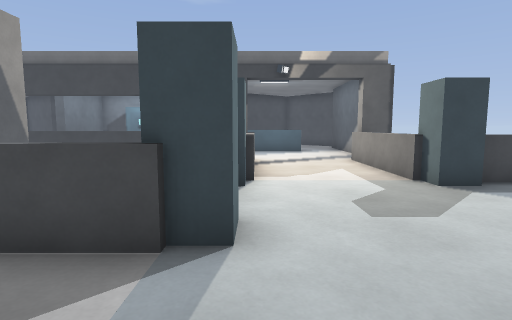
[1] (above)

22 first-person views from a walk through a level from a Godot 3-D game. The camera is 1.2 m above the floor, tilts 6° down and sees 80° across. The floor is counted in squares, 1 m on a side. Each view is taken from the middle of a square. On the plan, view 1 faces up. The plan holds only what a view shows up to about 13 squares ahead; the rest is blank. The place goes on beyond the plan.

[2]
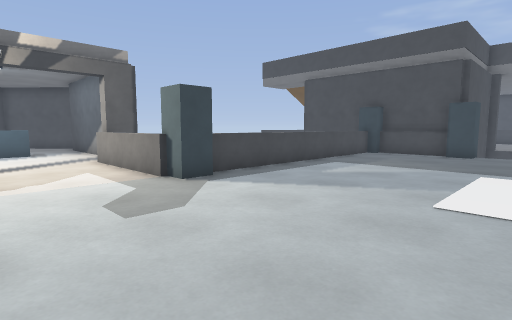

[3]
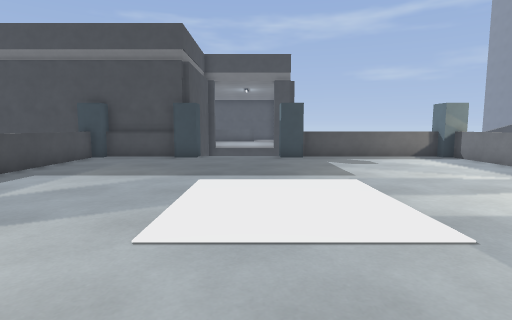

[4]
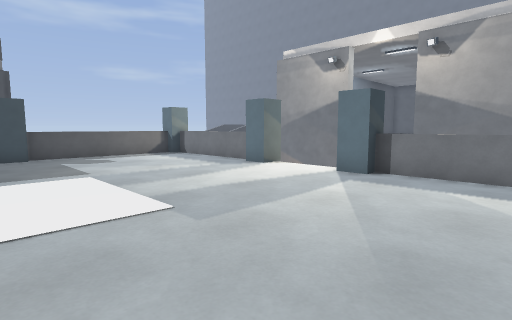

[5]
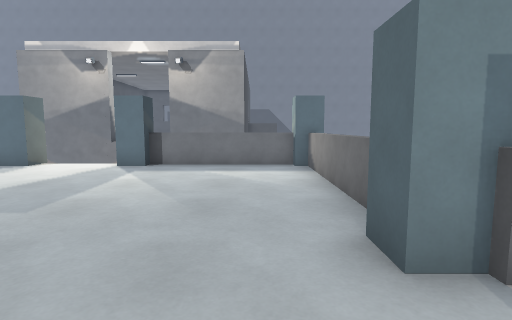

[6]
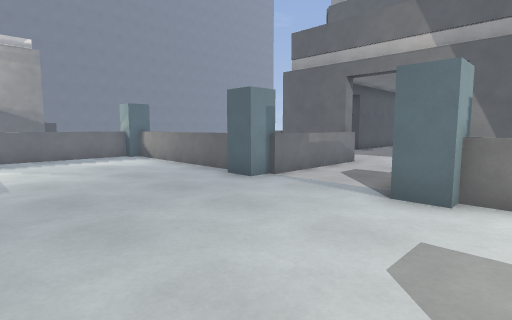

[7]
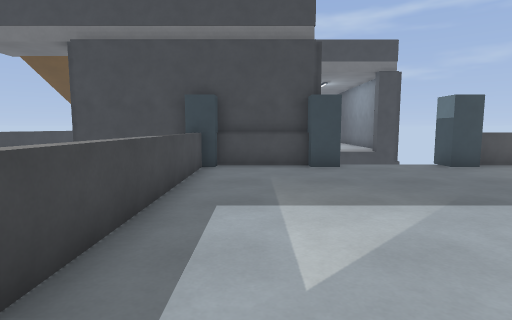

[8]
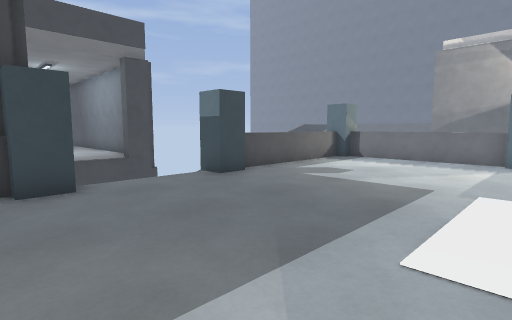

[9]
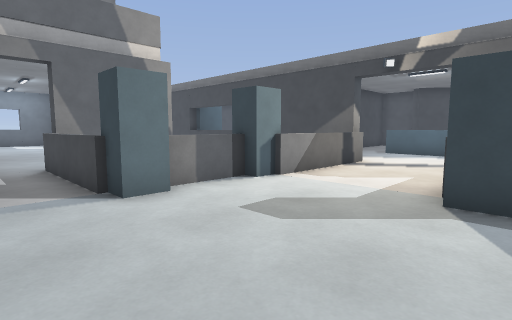

[10]
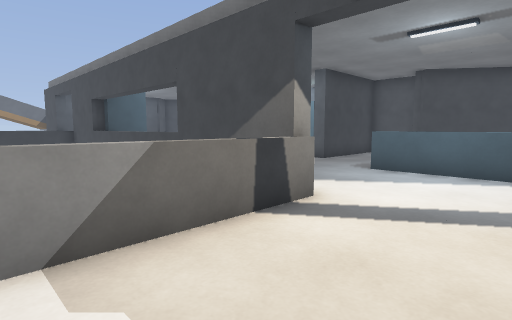

[11]
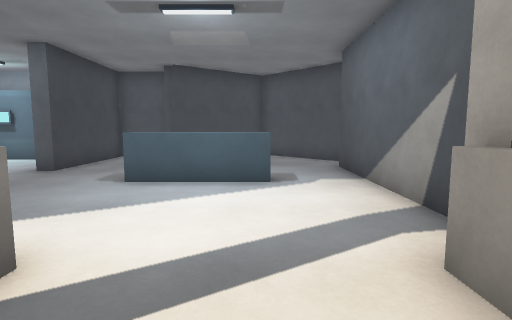

[12]
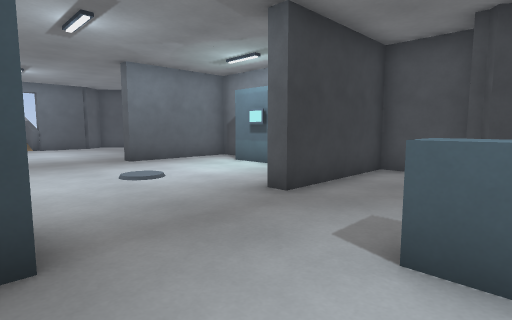

[13]
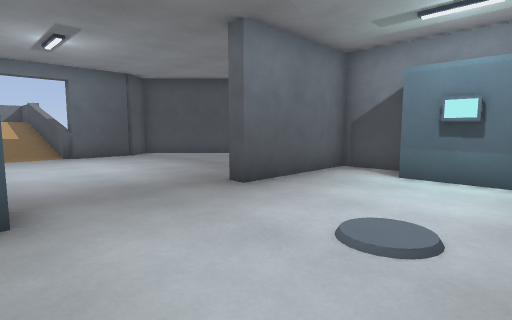

[14]
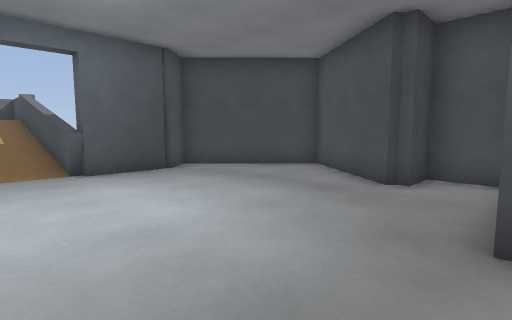

[15]
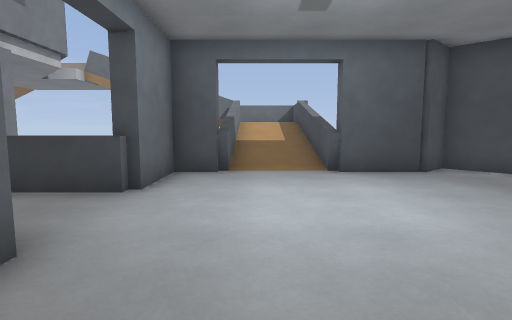

[16]
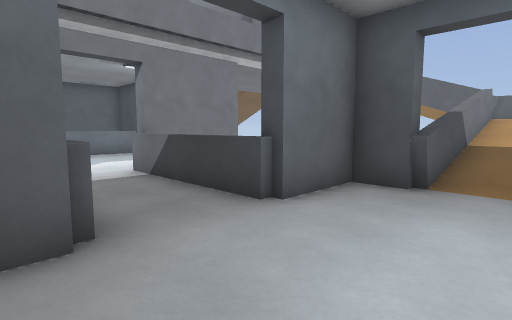

[17]
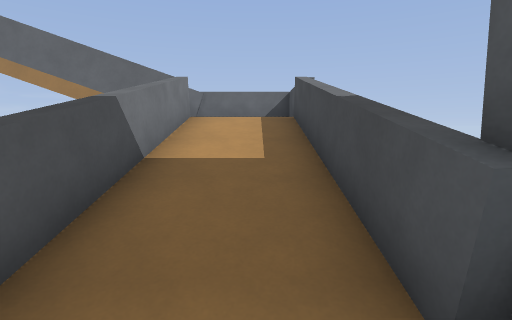

[18]
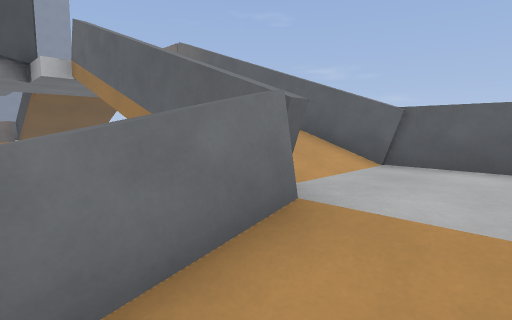

[19]
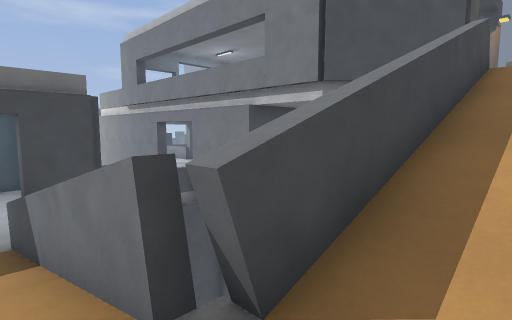

[20]
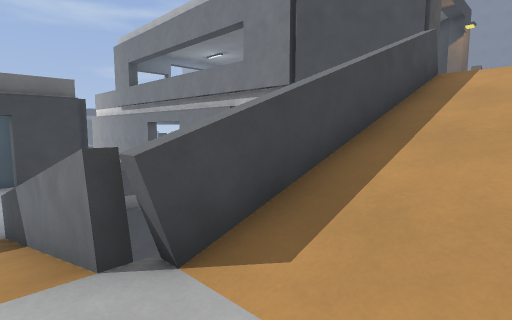

[21]
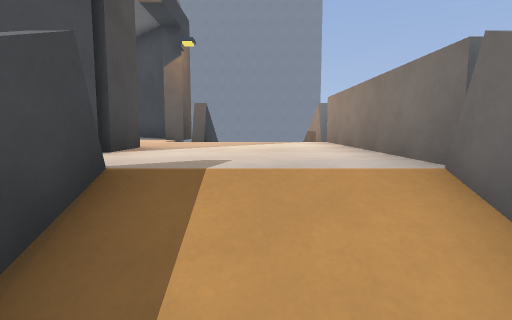

[22]
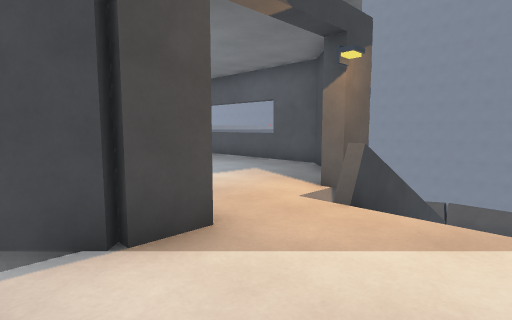

### Floor plan
Key: @ floor where view 1 was taken; # wall or solid block; x gap in a wall; . main floor; : floor 1.5 m higher than the main floor; + floor 4 m higher than the main floor; / step, stairs or slope; = window, fence, low wall or low ledge; ^ raised ledge; v drop or lower ground.
Columns run from 30 left of view 1 to 15 right of it. Each row starts with its distance up from view 1.
 23              ##
 22             #.## #####    ### v# #v
 21            #....##.#.###  #..##  .#v
 20           #........#..... #..    ..#
 19           #........#......#..    ..#
 18            #.......#......#..    ..#
 17            #..................  ...#
 16 ====#=====##.................^^^^..#
 15 =:::://///.........................#
 14 =:::://///.........................#
 13 =::#x=====##.......#... .  #.......#
 12 =//=v     v###...###  =  =#  #....##
 11 =//=v     v  =..^  vvvvvvv vvv=...=v
 10 =//=v        =..^             =...=          v
  9 =//=v        =..^             =...=          v
  8 = /=v        =..              =...=          v
  7 =//=v  vvv^vv=..         v   ##...#==========#
  6 =//=v ####   #.          #   =...............#
  5 =+++v##      ..          #   =...............#
  4 =+++##      ...          #   ##..............#
  3 =+++#       ..      .....#===##..............#
  2 =+++++      ..      .........................v
  1 =+++++++                .....................v
  0 #  #=++++               .#===#@..............v
 -1 #  ##+++++               #   #..............##
 -2 #  # #+++++              #   =..............##
 -3    #  #+++++             #   =...............=
 -4    #   ###==                 =...............=
 -5    #                         =...............=
 -6                              =...............=
 -7   ===                        =...............=
 -8                              ##====#...#=====#
 -9                                             v

Where each view was taken, in squares from view 1:
view 1: 0 up, 0 right, facing up
view 2: 0 up, 0 right, facing up-right
view 3: 0 up, 2 right, facing right
view 4: 0 up, 1 right, facing down-right
view 5: 2 up, 1 right, facing down
view 6: 5 up, 5 right, facing down-left
view 7: 5 up, 5 right, facing right
view 8: 4 up, 8 right, facing down-right
view 9: 1 up, 5 right, facing up-left
view 10: 7 up, 3 right, facing up-left
view 11: 9 up, 2 right, facing up
view 12: 13 up, 0 right, facing up-left
view 13: 13 up, 6 left, facing up-left
view 14: 14 up, 11 left, facing up-left
view 15: 14 up, 11 left, facing left
view 16: 15 up, 13 left, facing down-left
view 17: 15 up, 18 left, facing left
view 18: 15 up, 24 left, facing down-left
view 19: 14 up, 28 left, facing down-right
view 20: 14 up, 29 left, facing down-right
view 21: 8 up, 28 left, facing down
view 22: 5 up, 29 left, facing down-right
